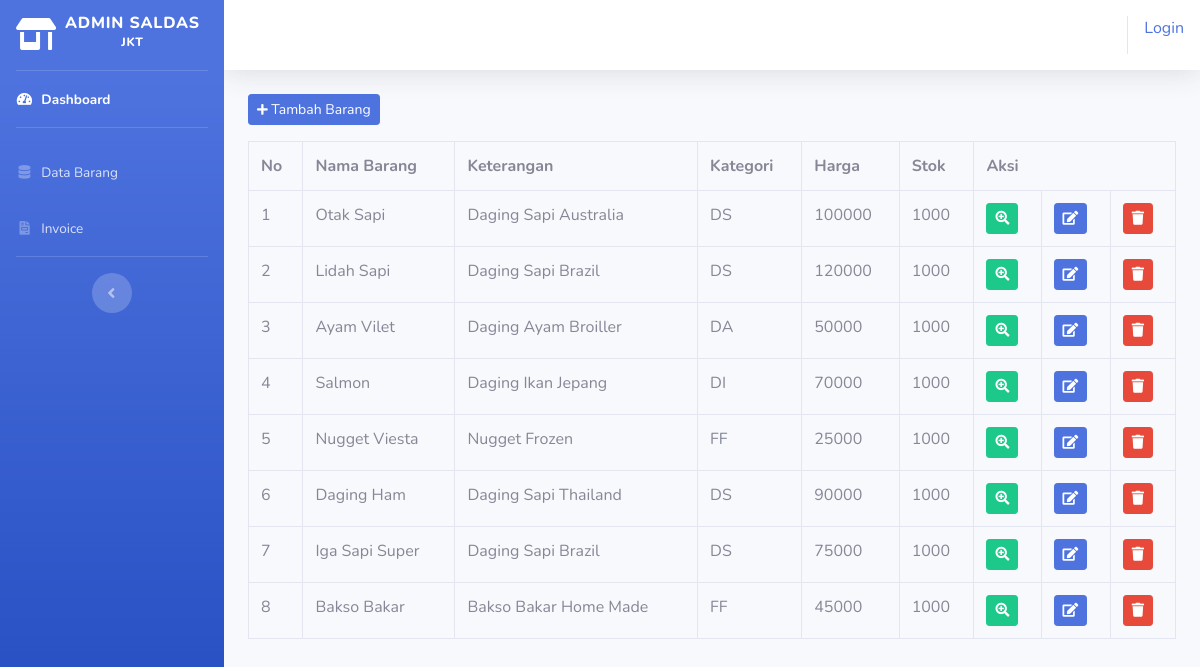
Page /index.php/admin/data_barang on the committed database.
### tables this page shows
CREATE TABLE `tb_barang` (
  `id_brg` int(11) NOT NULL,
  `nama_brg` varchar(120) NOT NULL,
  `keterangan` varchar(225) NOT NULL,
  `kategori` varchar(60) NOT NULL,
  `harga` int(11) NOT NULL,
  `stok` int(6) NOT NULL,
  `gambar` text NOT NULL
);

### application/controllers/admin/data_barang.php (called while the page is built, shortened)
<?php
class data_barang extends CI_Controller{
    public function index()
    {
        $data["barang"] = $this->model_barang->tampil_data()->result();
        $this->load->view('templates_admin/header');
        $this->load->view('templates_admin/sidebar');
        $this->load->view('admin/data_barang', $data);
        $this->load->view('templates_admin/footer');
    }
}

### index.php (called while the page is built, shortened)
<?php
require_once BASEPATH.'core/CodeIgniter.php';

### application/models/model_barang.php (called while the page is built, shortened)
<?php
class model_barang extends CI_model {
    public function tampil_data(){
        return $this->db->get('tb_barang');
    }
}

### application/views/admin/data_barang.php (the view, shortened to what this page needs)
<div class="container-fluid">
    <button class="btn btn-sm btn-primary mb-3" data-toggle="modal"
    data-target="#tambah_barang">
    <i class="fas fa-plus fa-sm">
    </i> Tambah Barang</button>
 <table class="table table-bordered">
    <tr>
        <th>No</th>
        <th>Nama Barang</th>
        <th>Keterangan</th>
        <th>Kategori</th>
        <th>Harga</th>
        <th>Stok</th>
        <th colspan="3">Aksi</th>
    </tr>
        <?php
        $no=1;
        foreach($barang as $brg) : ?>
        <tr>
            <td><?php echo $no++ ?></td>
            <td><?php echo $brg->nama_brg ?></td>
            <td><?php echo $brg->keterangan ?></td>
            <td><?php echo $brg->kategori ?></td>
            <td><?php echo $brg->harga ?></td>
            <td><?php echo $brg->stok ?></td>
            <td><div class="btn btn-success btn-sm"><i class="fas fa-search-plus"></i></div></td>
            <td><?php echo anchor ('admin/data_barang/edit/' .$brg->id_brg, '<div class="btn btn-primary btn-sm"><i class="fas fa-edit"></i></div>') ?></td>
            <td><?php echo anchor ('admin/data_barang/hapus/' .$brg->id_brg, '<div class="btn btn-danger btn-sm"><i class="fas fa-trash"></i></div>') ?></td>
        </tr>
            <?php endforeach; ?>
    </table>
</div>

### application/views/templates_admin/header.php (shortened to what this page needs)
<!DOCTYPE html>
<html lang="en">
<head>
    <link href="<?php echo base_url() ?>/assets/vendor/fontawesome-free/css/all.min.css" rel="stylesheet" type="text/css">
    <link href="<?php echo base_url() ?>/assets/css/sb-admin-2.min.css" rel="stylesheet">
</head>

### application/views/templates_admin/sidebar.php (shortened to what this page needs)
<body id="page-top">
<div id="wrapper">
    <ul class="navbar-nav bg-gradient-primary sidebar sidebar-dark accordion" id="accordionSidebar">
        <a class="sidebar-brand d-flex align-items-center justify-content-center" href="<?php echo base_url('admin/dashboard_admin') ?>">
            <div class="sidebar-brand-icon">
            <i class="fas fa-store-alt"></i>
            </div>
            <div class="sidebar-brand-text mx-1">Admin Saldas <sup>jkt</sup></div>
        </a>
        <hr class="sidebar-divider my-0">
        <li class="nav-item active">
            <a class="nav-link" href="<?php echo base_url('admin/dashboard_admin') ?>">
                <i class="fas fa-fw fa-tachometer-alt"></i>
                <span>Dashboard</span></a>
        </li>
        <hr class="sidebar-divider">
            <li class="nav-item">
                <a class="nav-link" href="<?php echo base_url('admin/data_barang') ?>">
                    <i class="fas fa-fw fa-database"></i>
                    <span>Data Barang</span></a>
            </li>
                        <li class="nav-item">
                <a class="nav-link" href="<?php echo base_url('admin/invoice') ?>">
                    <i class="fas fa-fw fa-file-invoice"></i>
                    <span>Invoice</span></a>
            </li>
        <hr class="sidebar-divider d-none d-md-block">
        <div class="text-center d-none d-md-inline">
            <button class="rounded-circle border-0" id="sidebarToggle"></button>
        </div>
    </ul>
    <div id="content-wrapper" class="d-flex flex-column">
        <div id="content">
            <nav class="navbar navbar-expand navbar-light bg-white topbar mb-4 static-top shadow">
                <ul class="navbar-nav ml-auto">
                    <ul class="nav navbar-nav navbar-right">
                    <?php if($this->session->userdata('username')) { ?>
                        <li><div>Selamat Datang <?php echo $this->session->userdata
                            ('username') ?></div></li>
                        <li class="ml-2"><?php echo anchor ('auth/logout','Logout'); ?></li>
                    <?php } else { ?>
                        <li><?php echo anchor ('auth/login', 'Login'); ?></li>
                        <?php } ?>
                    </ul>
                </ul>
            </nav>

### application/views/templates_admin/footer.php (shortened to what this page needs)
</body>
</html>

### rows in the picture
tb_barang: nama_brg "Otak Sapi", keterangan "Daging Sapi Australia", kategori "DS", harga "100000", stok "1000"
tb_barang: nama_brg "Lidah Sapi", keterangan "Daging Sapi Brazil", kategori "DS", harga "120000", stok "1000"
tb_barang: nama_brg "Ayam Vilet", keterangan "Daging Ayam Broiller", kategori "DA", harga "50000", stok "1000"
tb_barang: nama_brg "Salmon", keterangan "Daging Ikan Jepang", kategori "DI", harga "70000", stok "1000"
tb_barang: nama_brg "Nugget Viesta", keterangan "Nugget Frozen", kategori "FF", harga "25000", stok "1000"
tb_barang: nama_brg "Daging Ham", keterangan "Daging Sapi Thailand", kategori "DS", harga "90000", stok "1000"
tb_barang: nama_brg "Iga Sapi Super", keterangan "Daging Sapi Brazil", kategori "DS", harga "75000", stok "1000"
tb_barang: nama_brg "Bakso Bakar", keterangan "Bakso Bakar Home Made", kategori "FF", harga "45000", stok "1000"

### other values in the picture
anchor ('auth/login', 'Login') "Login"
